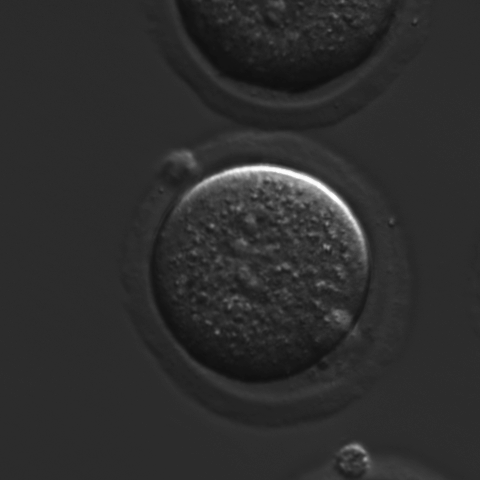
#> input picture training/E00/1/Frame001.png, 480 x 480 px, found by its file name; its folder holds only this picture in this run
$ python LS.py   (older library calls are emulated)
#> lines starting #> are read from the running program, lines starting #| are printed output that depends on the picture; after the words box and inside, x2 and y2 are one past the last pixel; in counts of white or black regions, pixels touching at a corner belong together
#> in readImageAndExtractImageFeature, img is the input picture: shape (480, 480); min 14, max 255, mean 45.4
### helper.py
from skimage.filters import frangi, sobel
from skimage import exposure
from skimage.morphology import erosion, square

from scipy import ndimage as ndi
from sklearn.decomposition import PCA

import numpy as np
'''
@author Ilham Kusuma
@email ilham.suk@gmail.com
'''

equalize = lambda img : exposure.equalize_adapthist(img, clip_limit=0.03)

def featureExtractionFBP(img):
   len = 90
   img = equalize(img)
   img2=img[len:-len,len:-len]
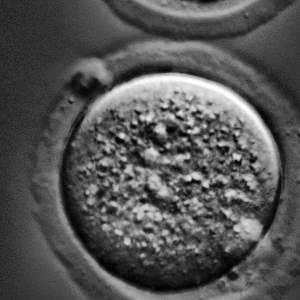
#> img2: shape (300, 300) float64; min 0.000674, max 1, mean 0.334

   img = frangi(img2)
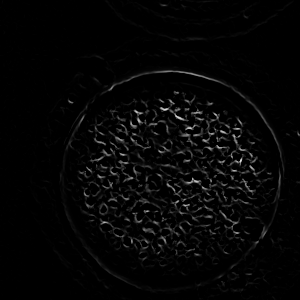
#> img: shape (300, 300) float64; min 0, max 0.862, mean 0.0228
   hist, rr = np.histogram(img, bins=100)
#> hist = 100 values, max 67238 at index 0, min 0 at index 91, mean 900; rr = 101 values from 0 to 0.862
   img = img > rr[10]
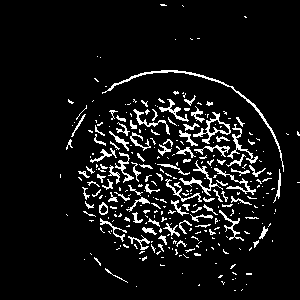
#> img: shape (300, 300) bool; 7.8% white in thin lines or dots, all inside (x1, y1, x2, y2) = (60, 4, 300, 291)
   img = erosion(img, square(3))
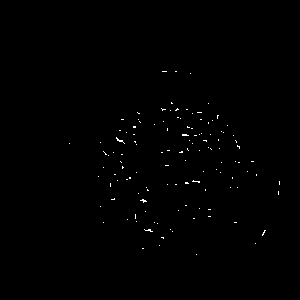
#> img: shape (300, 300) bool; 0.36% white in thin lines or dots, all inside (x1, y1, x2, y2) = (69, 71, 280, 255)

   label_objects, nb_labels = ndi.label(img)
#> label_objects: shape (300, 300) int32; 135 distinct labels, from 0 to 134
#> nb_labels = 134
   sizes = np.bincount(label_objects.ravel())
#> sizes = 135 values, max 89674 at index 0, min 1 at index 3, mean 666.7
   sizes[0]=0
   mask_sizes = sizes >= 400#np.max(sizes) #& (sizes<40000)#((np.max(sizes)+np.mean(sizes))*0.3)
   filled_cleaned = mask_sizes[label_objects]
#> filled_cleaned: shape (300, 300) bool; every value is 0

   img1 = erosion(sobel(filled_cleaned)>0,square(2))

   img3 = sobel(img2)
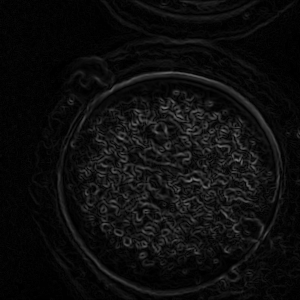
#> img3: shape (300, 300) float64; min 3.06e-05, max 0.473, mean 0.0541
   img2 = img3>0.1
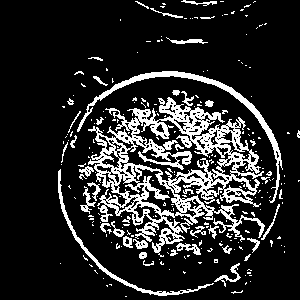
#> img2: shape (300, 300) bool; 16.4% white; 254 white regions (212 under 20 px), largest, box (x1, y1, x2, y2) and area: (88, 97, 265, 257) 9479, (77, 71, 283, 203) 1494, (58, 169, 214, 296) 752
   img2 = erosion(img2,square(2))
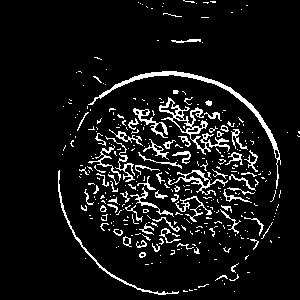
#> img2: shape (300, 300) bool; 8.1% white in thin lines or dots, all inside (x1, y1, x2, y2) = (58, 0, 300, 295)

   kp =[]
   for idx, ii in enumerate(img2):
      for idxy, jj in enumerate(ii):
         if jj:
            kp.extend([[idx,idxy]])
#> after the loop, kp = 7333 pairs, first value 0 to 294, second value 58 to 299
   kp=np.array(kp)
   cp = np.mean(kp,axis=0)
#> cp = [164.1, 173.6]

   feature = []
   bins = 10

   points_img1=[]

   for idxx, i in enumerate(img1):
      for idxy, val in enumerate(i):
         if val:
            points_img1.extend([[idxx,idxy]])
#> after the loop, points_img1 = []
   points_img1 = np.array(points_img1)
#> points_img1 = empty array

#> (the run stopped early here; a loop or call above may not have finished)
